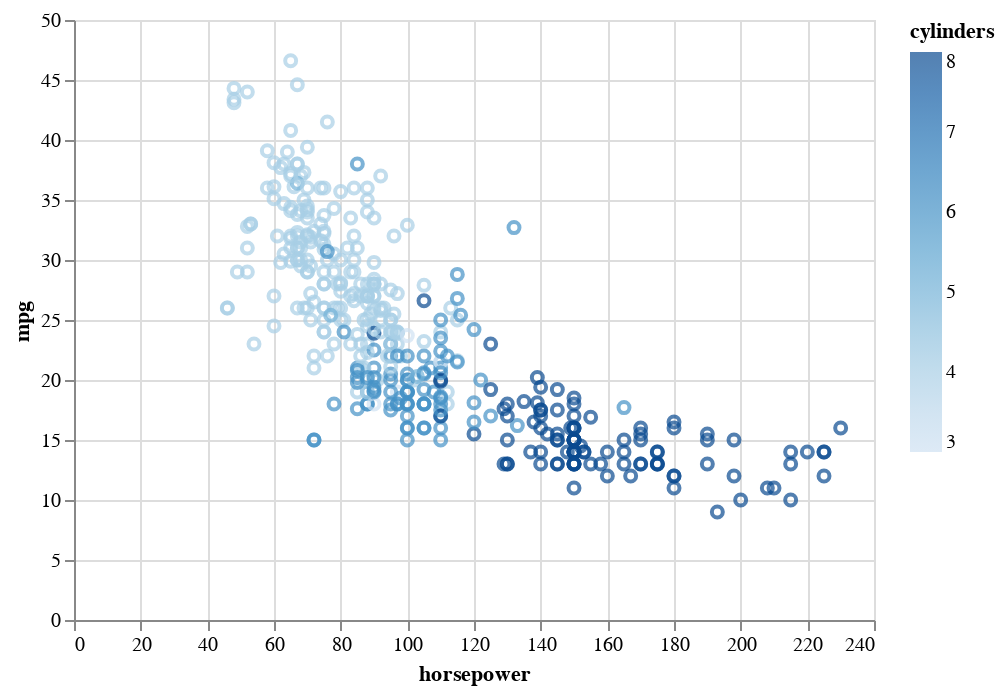

Write notebook code for a chart like this one.
### Markdown cell above
- El histograma no es simétrico
- La mayor contración de valores se encuentra entre 1900 y 2200

### Code cell
#Vamos a generar otro gráfico exploratorio muy común, pero esta vez vamos a utilizar la librería altair.

import altair as alt   #Altair: Declarative Visualization in Python. https://altair-viz.github.io

alt.Chart(df).mark_point().encode(
  x='horsepower',
  y='mpg',
  color='cylinders'
).interactive()

### Figure 1 — Vega-Lite specification as saved in the notebook (floating-point values rounded to 4 significant figures; data arrays with more than 128 entries replaced by an {"elided": "..."} marker saying what was removed)
{"config": {"view": {"continuousWidth": 400, "continuousHeight": 300}}, "data": {"name": "data-0be0ead0f59b9d70185c09d72cd94614"}, "mark": "point", "encoding": {"color": {"field": "cylinders", "type": "quantitative"}, "x": {"field": "horsepower", "type": "quantitative"}, "y": {"field": "mpg", "type": "quantitative"}}, "selection": {"selector002": {"type": "interval", "bind": "scales", "encodings": ["x", "y"]}}, "$schema": "https://vega.github.io/schema/vega-lite/v4.17.0.json", "datasets": {"data-0be0ead0f59b9d70185c09d72cd94614": {"elided": "398 records"}}}
